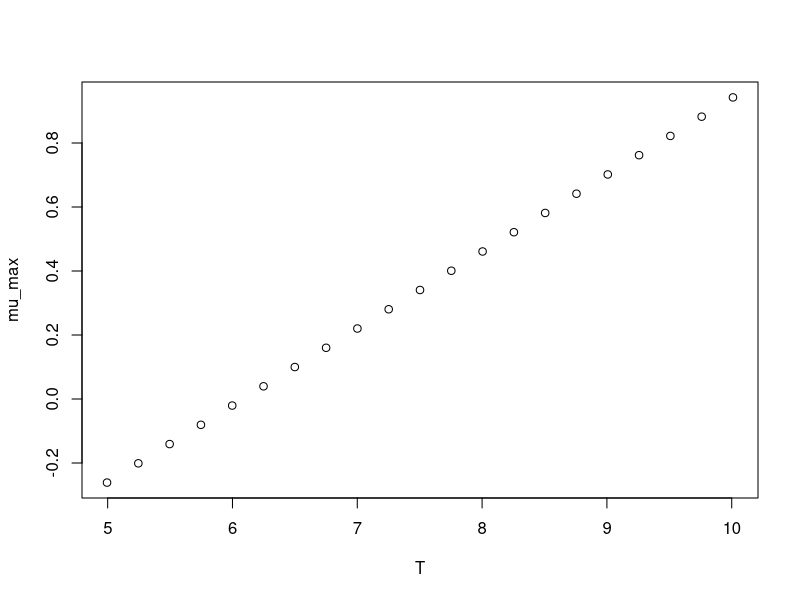

Write the R code that produced this figure.
#############################
# start of Parameter script
#############################
T <- seq(4.995004995005,10.01,length.out=21)
#############################
# end of Parameter script
#############################
############################# 
# start of Model script Gropin ID 1284 
#############################
 
# constant coefficients for this model
 
variables <- data.frame(T)
argumentsPar <- expand.grid(variables)
 
# heart of the model
response_surface <- function(T) {
   mumax <-0.240*T-1.46

return(mumax=mumax)
} 

# output parameters
mumax <- cbind(argumentsPar,response_surface(argumentsPar['T']))
colnames(mumax) <- c(colnames(argumentsPar),'mumax')
#############################
# End of Model script
#############################
############################# 
# start of Visualisation script Gropin ID 1284 
#############################
plot(T,mumax$mumax,
                          xlab='T',
                          ylab='mu_max')
#############################
# End of Visualisation script
#############################
